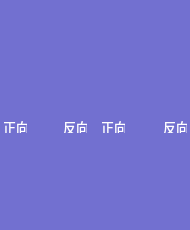
<?xml version="1.0" encoding="UTF-8"?>
<ui version="4.0">
 <class>DoubleEmForm</class>
 <widget class="QWidget" name="DoubleEmForm">
  <property name="geometry">
   <rect>
    <x>0</x>
    <y>0</y>
    <width>190</width>
    <height>230</height>
   </rect>
  </property>
  <property name="windowTitle">
   <string>Form</string>
  </property>
  <property name="styleSheet">
   <string notr="true">background-color: rgb(114, 112, 208);</string>
  </property>
  <widget class="QLabel" name="dp_1_label">
   <property name="geometry">
    <rect>
     <x>28</x>
     <y>194</y>
     <width>35</width>
     <height>35</height>
    </rect>
   </property>
   <property name="styleSheet">
    <string notr="true">background-image: url(:/pic/wheel_run.png);</string>
   </property>
   <property name="text">
    <string/>
   </property>
  </widget>
  <widget class="QLabel" name="vc_2_label">
   <property name="geometry">
    <rect>
     <x>140</x>
     <y>75</y>
     <width>13</width>
     <height>56</height>
    </rect>
   </property>
   <property name="styleSheet">
    <string notr="true">background-image: url(:/pic/vertical_connector_1.png);</string>
   </property>
   <property name="text">
    <string/>
   </property>
  </widget>
  <widget class="QLabel" name="dp_2_label">
   <property name="geometry">
    <rect>
     <x>128</x>
     <y>193</y>
     <width>35</width>
     <height>35</height>
    </rect>
   </property>
   <property name="styleSheet">
    <string notr="true">background-image: url(:/pic/wheel_stop.png);</string>
   </property>
   <property name="text">
    <string/>
   </property>
  </widget>
  <widget class="QLabel" name="status_label">
   <property name="geometry">
    <rect>
     <x>14</x>
     <y>130</y>
     <width>62</width>
     <height>64</height>
    </rect>
   </property>
   <property name="styleSheet">
    <string notr="true">background-image: url(:/pic/switchstatus.png);</string>
   </property>
   <property name="text">
    <string/>
   </property>
  </widget>
  <widget class="QLabel" name="status_label_2">
   <property name="geometry">
    <rect>
     <x>114</x>
     <y>129</y>
     <width>62</width>
     <height>64</height>
    </rect>
   </property>
   <property name="styleSheet">
    <string notr="true">background-image: url(:/pic/switchstatus.png);</string>
   </property>
   <property name="text">
    <string/>
   </property>
  </widget>
  <widget class="QLabel" name="coro_1_label">
   <property name="geometry">
    <rect>
     <x>14</x>
     <y>136</y>
     <width>17</width>
     <height>12</height>
    </rect>
   </property>
   <property name="styleSheet">
    <string notr="true">background-image: url(:/pic/coro.png);</string>
   </property>
   <property name="text">
    <string/>
   </property>
  </widget>
  <widget class="QLabel" name="coro_text_1_label">
   <property name="geometry">
    <rect>
     <x>3</x>
     <y>121</y>
     <width>24</width>
     <height>12</height>
    </rect>
   </property>
   <property name="font">
    <font>
     <pointsize>10</pointsize>
    </font>
   </property>
   <property name="styleSheet">
    <string notr="true">color: rgb(255, 255, 255);</string>
   </property>
   <property name="text">
    <string>正向</string>
   </property>
  </widget>
  <widget class="QLabel" name="coro_text_2_label">
   <property name="geometry">
    <rect>
     <x>101</x>
     <y>121</y>
     <width>24</width>
     <height>12</height>
    </rect>
   </property>
   <property name="font">
    <font>
     <pointsize>10</pointsize>
    </font>
   </property>
   <property name="styleSheet">
    <string notr="true">color: rgb(255, 255, 255);</string>
   </property>
   <property name="text">
    <string>正向</string>
   </property>
  </widget>
  <widget class="QLabel" name="hc_label">
   <property name="geometry">
    <rect>
     <x>40</x>
     <y>75</y>
     <width>113</width>
     <height>11</height>
    </rect>
   </property>
   <property name="styleSheet">
    <string notr="true">background-image: url(:/pic/horizon_pipe.png);</string>
   </property>
   <property name="text">
    <string/>
   </property>
  </widget>
  <widget class="QLabel" name="inve_text_2_label">
   <property name="geometry">
    <rect>
     <x>163</x>
     <y>121</y>
     <width>24</width>
     <height>12</height>
    </rect>
   </property>
   <property name="font">
    <font>
     <pointsize>10</pointsize>
    </font>
   </property>
   <property name="styleSheet">
    <string notr="true">color: rgb(255, 255, 255);</string>
   </property>
   <property name="text">
    <string>反向</string>
   </property>
  </widget>
  <widget class="QLabel" name="em_label">
   <property name="geometry">
    <rect>
     <x>16</x>
     <y>6</y>
     <width>58</width>
     <height>58</height>
    </rect>
   </property>
   <property name="styleSheet">
    <string notr="true">background-image: url(:/pic/em_run.png);</string>
   </property>
   <property name="text">
    <string/>
   </property>
  </widget>
  <widget class="QLabel" name="vc_1_label">
   <property name="geometry">
    <rect>
     <x>39</x>
     <y>62</y>
     <width>13</width>
     <height>68</height>
    </rect>
   </property>
   <property name="styleSheet">
    <string notr="true">background-image: url(:/pic/vertical_connector_1.png);</string>
   </property>
   <property name="text">
    <string/>
   </property>
  </widget>
  <widget class="QLabel" name="inve_text_1_label">
   <property name="geometry">
    <rect>
     <x>63</x>
     <y>121</y>
     <width>24</width>
     <height>12</height>
    </rect>
   </property>
   <property name="font">
    <font>
     <pointsize>10</pointsize>
    </font>
   </property>
   <property name="styleSheet">
    <string notr="true">color: rgb(255, 255, 255);</string>
   </property>
   <property name="text">
    <string>反向</string>
   </property>
  </widget>
  <widget class="QLabel" name="coro_2_label">
   <property name="geometry">
    <rect>
     <x>114</x>
     <y>135</y>
     <width>17</width>
     <height>12</height>
    </rect>
   </property>
   <property name="styleSheet">
    <string notr="true">background-image: url(:/pic/coro.png);</string>
   </property>
   <property name="text">
    <string/>
   </property>
  </widget>
  <widget class="QLabel" name="inve_1_label">
   <property name="geometry">
    <rect>
     <x>59</x>
     <y>136</y>
     <width>17</width>
     <height>12</height>
    </rect>
   </property>
   <property name="styleSheet">
    <string notr="true">background-image: url(:/pic/inve.png);</string>
   </property>
   <property name="text">
    <string/>
   </property>
  </widget>
  <widget class="QLabel" name="inve_2_label">
   <property name="geometry">
    <rect>
     <x>159</x>
     <y>135</y>
     <width>17</width>
     <height>12</height>
    </rect>
   </property>
   <property name="styleSheet">
    <string notr="true">background-image: url(:/pic/inve.png);</string>
   </property>
   <property name="text">
    <string/>
   </property>
  </widget>
 </widget>
 <resources/>
 <connections/>
</ui>
